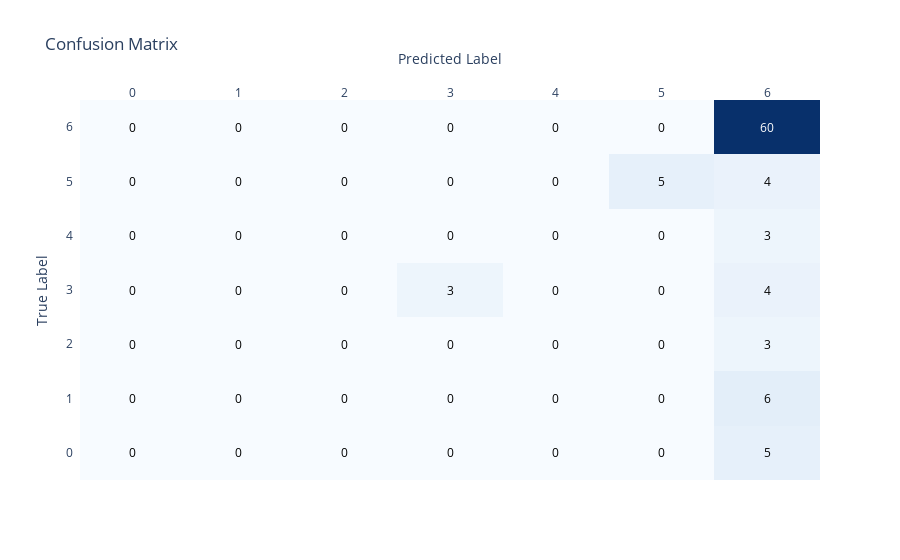

The notebook cell saved with this chart:
### Code cell
from sklearn.metrics import confusion_matrix, classification_report
import plotly.figure_factory as ff

# Assuming test_predict contains your model's predictions on the test dataset
# Generating a classification report
# Why: The classification report shows the main classification metrics precision, recall and f1-score on a per-class basis.
# This gives a deeper intuition of the classifier's performance, especially in imbalanced datasets.
report = classification_report(testingY, test_predict)
print(report)

# Generating a confusion matrix
# Why: A confusion matrix is a table used to evaluate the performance of a classification model.
# It provides insight into not only the accuracy but also the types of errors made by the classifier.
cm = confusion_matrix(testingY, test_predict)

# Converting the confusion matrix to a DataFrame for easier plotting
# Why: DataFrames provide a convenient structure for data manipulation and are compatible with many plotting libraries.
cm_df = pd.DataFrame(cm, index=[str(i) for i in range(cm.shape[0])], columns=[str(i) for i in range(cm.shape[1])])

# Creating a heatmap for the confusion matrix using Plotly
# Why: A heatmap is a graphical representation of data where individual values are represented as colors.
# It provides a visually intuitive way to understand the confusion matrix.
fig = ff.create_annotated_heatmap(
    z=cm_df.values,  # The confusion matrix values
    x=list(cm_df.columns),  # Predicted labels (as column names)
    y=list(cm_df.index),  # True labels (as index)
    annotation_text=cm_df.values,  # Text to show on the heatmap (confusion matrix values)
    colorscale='Blues'  # Color scale of the heatmap
)

# Updating the layout of the plot to add titles and axis labels
fig.update_layout(
    title='Confusion Matrix',
    xaxis_title='Predicted Label',
    yaxis_title='True Label'
)

# Displaying the plot
fig.show()

### Figure 1 — Plotly figure (JSON) as saved in the notebook; plotly's stock layout.template omitted (floating-point values rounded to 4 significant figures)
{"data": [{"colorscale": [[0, "rgb(247,251,255)"], [0.125, "rgb(222,235,247)"], [0.25, "rgb(198,219,239)"], [0.375, "rgb(158,202,225)"], [0.5, "rgb(107,174,214)"], [0.625, "rgb(66,146,198)"], [0.75, "rgb(33,113,181)"], [0.875, "rgb(8,81,156)"], [1, "rgb(8,48,107)"]], "reversescale": false, "showscale": false, "type": "heatmap", "x": ["0", "1", "2", "3", "4", "5", "6"], "y": ["0", "1", "2", "3", "4", "5", "6"], "z": [[0, 0, 0, 0, 0, 0, 5], [0, 0, 0, 0, 0, 0, 6], [0, 0, 0, 0, 0, 0, 3], [0, 0, 0, 3, 0, 0, 4], [0, 0, 0, 0, 0, 0, 3], [0, 0, 0, 0, 0, 5, 4], [0, 0, 0, 0, 0, 0, 60]]}], "layout": {"annotations": [{"font": {"color": "#000000"}, "showarrow": false, "text": "0", "x": "0", "xref": "x", "y": "0", "yref": "y"}, {"font": {"color": "#000000"}, "showarrow": false, "text": "0", "x": "1", "xref": "x", "y": "0", "yref": "y"}, {"font": {"color": "#000000"}, "showarrow": false, "text": "0", "x": "2", "xref": "x", "y": "0", "yref": "y"}, {"font": {"color": "#000000"}, "showarrow": false, "text": "0", "x": "3", "xref": "x", "y": "0", "yref": "y"}, {"font": {"color": "#000000"}, "showarrow": false, "text": "0", "x": "4", "xref": "x", "y": "0", "yref": "y"}, {"font": {"color": "#000000"}, "showarrow": false, "text": "0", "x": "5", "xref": "x", "y": "0", "yref": "y"}, {"font": {"color": "#000000"}, "showarrow": false, "text": "5", "x": "6", "xref": "x", "y": "0", "yref": "y"}, {"font": {"color": "#000000"}, "showarrow": false, "text": "0", "x": "0", "xref": "x", "y": "1", "yref": "y"}, {"font": {"color": "#000000"}, "showarrow": false, "text": "0", "x": "1", "xref": "x", "y": "1", "yref": "y"}, {"font": {"color": "#000000"}, "showarrow": false, "text": "0", "x": "2", "xref": "x", "y": "1", "yref": "y"}, {"font": {"color": "#000000"}, "showarrow": false, "text": "0", "x": "3", "xref": "x", "y": "1", "yref": "y"}, {"font": {"color": "#000000"}, "showarrow": false, "text": "0", "x": "4", "xref": "x", "y": "1", "yref": "y"}, {"font": {"color": "#000000"}, "showarrow": false, "text": "0", "x": "5", "xref": "x", "y": "1", "yref": "y"}, {"font": {"color": "#000000"}, "showarrow": false, "text": "6", "x": "6", "xref": "x", "y": "1", "yref": "y"}, {"font": {"color": "#000000"}, "showarrow": false, "text": "0", "x": "0", "xref": "x", "y": "2", "yref": "y"}, {"font": {"color": "#000000"}, "showarrow": false, "text": "0", "x": "1", "xref": "x", "y": "2", "yref": "y"}, {"font": {"color": "#000000"}, "showarrow": false, "text": "0", "x": "2", "xref": "x", "y": "2", "yref": "y"}, {"font": {"color": "#000000"}, "showarrow": false, "text": "0", "x": "3", "xref": "x", "y": "2", "yref": "y"}, {"font": {"color": "#000000"}, "showarrow": false, "text": "0", "x": "4", "xref": "x", "y": "2", "yref": "y"}, {"font": {"color": "#000000"}, "showarrow": false, "text": "0", "x": "5", "xref": "x", "y": "2", "yref": "y"}, {"font": {"color": "#000000"}, "showarrow": false, "text": "3", "x": "6", "xref": "x", "y": "2", "yref": "y"}, {"font": {"color": "#000000"}, "showarrow": false, "text": "0", "x": "0", "xref": "x", "y": "3", "yref": "y"}, {"font": {"color": "#000000"}, "showarrow": false, "text": "0", "x": "1", "xref": "x", "y": "3", "yref": "y"}, {"font": {"color": "#000000"}, "showarrow": false, "text": "0", "x": "2", "xref": "x", "y": "3", "yref": "y"}, {"font": {"color": "#000000"}, "showarrow": false, "text": "3", "x": "3", "xref": "x", "y": "3", "yref": "y"}, {"font": {"color": "#000000"}, "showarrow": false, "text": "0", "x": "4", "xref": "x", "y": "3", "yref": "y"}, {"font": {"color": "#000000"}, "showarrow": false, "text": "0", "x": "5", "xref": "x", "y": "3", "yref": "y"}, {"font": {"color": "#000000"}, "showarrow": false, "text": "4", "x": "6", "xref": "x", "y": "3", "yref": "y"}, {"font": {"color": "#000000"}, "showarrow": false, "text": "0", "x": "0", "xref": "x", "y": "4", "yref": "y"}, {"font": {"color": "#000000"}, "showarrow": false, "text": "0", "x": "1", "xref": "x", "y": "4", "yref": "y"}, {"font": {"color": "#000000"}, "showarrow": false, "text": "0", "x": "2", "xref": "x", "y": "4", "yref": "y"}, {"font": {"color": "#000000"}, "showarrow": false, "text": "0", "x": "3", "xref": "x", "y": "4", "yref": "y"}, {"font": {"color": "#000000"}, "showarrow": false, "text": "0", "x": "4", "xref": "x", "y": "4", "yref": "y"}, {"font": {"color": "#000000"}, "showarrow": false, "text": "0", "x": "5", "xref": "x", "y": "4", "yref": "y"}, {"font": {"color": "#000000"}, "showarrow": false, "text": "3", "x": "6", "xref": "x", "y": "4", "yref": "y"}, {"font": {"color": "#000000"}, "showarrow": false, "text": "0", "x": "0", "xref": "x", "y": "5", "yref": "y"}, {"font": {"color": "#000000"}, "showarrow": false, "text": "0", "x": "1", "xref": "x", "y": "5", "yref": "y"}, {"font": {"color": "#000000"}, "showarrow": false, "text": "0", "x": "2", "xref": "x", "y": "5", "yref": "y"}, {"font": {"color": "#000000"}, "showarrow": false, "text": "0", "x": "3", "xref": "x", "y": "5", "yref": "y"}, {"font": {"color": "#000000"}, "showarrow": false, "text": "0", "x": "4", "xref": "x", "y": "5", "yref": "y"}, {"font": {"color": "#000000"}, "showarrow": false, "text": "5", "x": "5", "xref": "x", "y": "5", "yref": "y"}, {"font": {"color": "#000000"}, "showarrow": false, "text": "4", "x": "6", "xref": "x", "y": "5", "yref": "y"}, {"font": {"color": "#000000"}, "showarrow": false, "text": "0", "x": "0", "xref": "x", "y": "6", "yref": "y"}, {"font": {"color": "#000000"}, "showarrow": false, "text": "0", "x": "1", "xref": "x", "y": "6", "yref": "y"}, {"font": {"color": "#000000"}, "showarrow": false, "text": "0", "x": "2", "xref": "x", "y": "6", "yref": "y"}, {"font": {"color": "#000000"}, "showarrow": false, "text": "0", "x": "3", "xref": "x", "y": "6", "yref": "y"}, {"font": {"color": "#000000"}, "showarrow": false, "text": "0", "x": "4", "xref": "x", "y": "6", "yref": "y"}, {"font": {"color": "#000000"}, "showarrow": false, "text": "0", "x": "5", "xref": "x", "y": "6", "yref": "y"}, {"font": {"color": "#FFFFFF"}, "showarrow": false, "text": "60", "x": "6", "xref": "x", "y": "6", "yref": "y"}], "title": {"text": "Confusion Matrix"}, "xaxis": {"dtick": 1, "gridcolor": "rgb(0, 0, 0)", "side": "top", "ticks": "", "title": {"text": "Predicted Label"}}, "yaxis": {"dtick": 1, "ticks": "", "ticksuffix": "  ", "title": {"text": "True Label"}}}}
